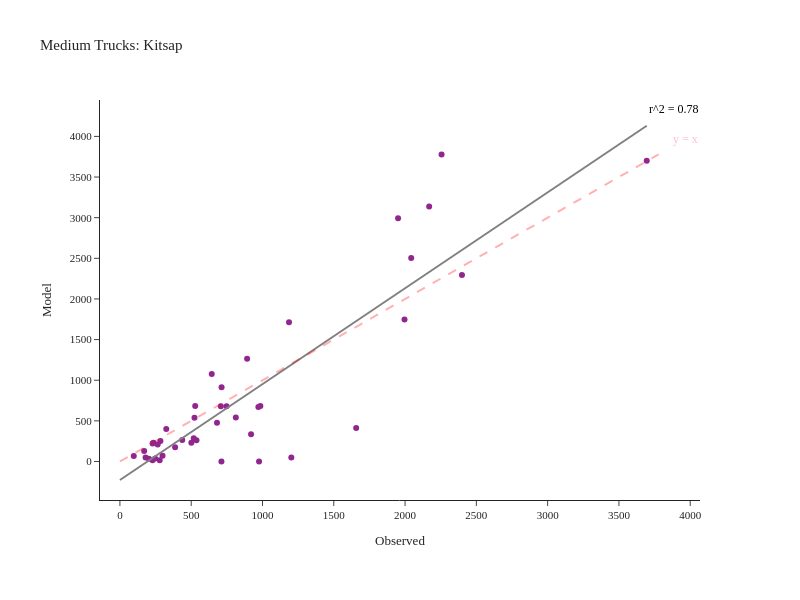

Notebook code cell kept with this figure:
### Code cell
fig = create_truck_chart(df_daily_med, 'Medium', 'Kitsap')
fig.show()

### Figure 1 — Plotly figure (JSON) as saved in the notebook; plotly's stock layout.template omitted (floating-point values rounded to 4 significant figures)
{"data": [{"customdata": [["SR-16  N/O SR-302 NB/SB", "Kitsap"], ["SR-16 N/O SR-160 NB/SB", "Kitsap"], ["SR-16 N/O Tremont NB/SB", "Kitsap"], ["SR-16 S/O SR-3 NB", "Kitsap"], ["SR-104 @ Hood Canal Bridge WB/EB", "Kitsap"], ["SR-104 E/O Hood Canal Bridge WB/EB", "Kitsap"], ["SR-104 N/O Pt Gamble Rd WB/EB", "Kitsap"], ["SR-104 E/O SR-307 WB/EB", "Kitsap"], ["SR-104 E/O Hansville WB/EB", "Kitsap"], ["SR-160 @ SR-16 WB/EB", "Kitsap"], ["SR-160 E/O Long Lake Rd WB/EB", "Kitsap"], ["SR-160 W/O Banner WB/EB", "Kitsap"], ["SR-160 E/O Peterson WB/EB", "Kitsap"], ["SR-160 S/O Southworth Dr WB/EB", "Kitsap"], ["SR-166 E/O SR-16 WB/EB", "Kitsap"], ["SR-3 E/O Sunset Way NB/SB", "Kitsap"], ["SR-3 N/O SR-305 NB/SB", "Kitsap"], ["SR-3 S/O Newberry Hill Rd NB/SB", "Kitsap"], ["SR-3 @ SR-304 NB/SB", "Kitsap"], ["SR-3 NE of SR-16 NB/SB", "Kitsap"], ["SR-3 W/O Lake Flora Rd NB/SB", "Kitsap"], ["SR-303 E/O SR-3 NB/SB", "Kitsap"], ["SR-303 N/O 11th St NB/SB", "Kitsap"], ["SR-303 N/O SR-304 NB/SB", "Kitsap"], ["SR-304 E/O SR-3 WB/EB", "Kitsap"], ["SR-304 W/O Naval WB/EB", "Kitsap"], ["SR-305 W/O SR-307 WB/EB", "Kitsap"], ["SR-305 W/O Suquamish Way WB/EB", "Kitsap"], ["SR-305 N/O Day Rd WB/EB", "Kitsap"], ["SR-305 N/O High School Rd WB/EB", "Kitsap"], ["SR-305 S/O Winslow Way WB/EB", "Kitsap"], ["SR-305 @ Ferry Ramp WB/EB", "Kitsap"], ["SR-307 W/O SR-104 NB/SB", "Kitsap"], ["SR-307 N/O Gunderson NB/SB", "Kitsap"], ["SR-307 S/O Gunderson NB/SB", "Kitsap"], ["SR-307 N/O SR-305 NB/SB", "Kitsap"], ["SR-308 @ SR-3 WB/EB", "Kitsap"], ["SR-308 E/O SR-3 WB/EB", "Kitsap"], ["SR-308 E/O Silverdale Way WB/EB", "Kitsap"], ["SR-308 W/O Brownsville Hwy WB/EB", "Kitsap"], ["SR-310 @ SR-3 WB/EB", "Kitsap"], ["SR-310 W/O Callow WB/EB", "Kitsap"]], "hovertemplate": "Observed=%{x}<br>Model=%{y}<br>location=%{customdata[0]}<br>County=%{customdata[1]}<extra></extra>", "legendgroup": "", "line": {"color": "Grey", "width": 2}, "marker": {"color": "#91268F", "symbol": "circle"}, "mode": "markers", "name": "", "orientation": "v", "showlegend": false, "type": "scatter", "x": [2256, 1951, 2169, 1996, 712, 180, 203, 537, 299, 523, 501, 387, 235, 97, 325, 1202, 1657, 2399, 2043, 3695, 976, 985, 971, 437, 892, 681, 1186, 713, 644, 518, 279, 229, 813, 528, 708, 748, 170, 229, 284, 247, 920, 265], "xaxis": "x", "y": [3778, 2994, 3139, 1748, 0, 50, 33, 262, 71, 539, 231, 174, 231, 68, 400, 50, 412, 2294, 2504, 3699, 0, 682, 671, 265, 1265, 478, 1713, 914, 1076, 287, 14, 14, 541, 684, 681, 681, 130, 221, 252, 38, 336, 210], "yaxis": "y"}, {"hovertemplate": "Observed=%{x}<br>Model=%{y}<extra></extra>", "legendgroup": "", "line": {"color": "Grey", "dash": "solid", "width": 2}, "marker": {"symbol": "circle"}, "mode": "lines", "name": "", "orientation": "v", "showlegend": false, "type": "scatter", "x": [0.0, 37.32, 74.65, 112.0, 149.3, 186.6, 223.9, 261.3, 298.6, 335.9, 373.2, 410.6, 447.9, 485.2, 522.5, 559.8, 597.2, 634.5, 671.8, 709.1, 746.5, 783.8, 821.1, 858.4, 895.8, 933.1, 970.4, 1008.0, 1045.0, 1082.0, 1120.0, 1157.0, 1194.0, 1232.0, 1269.0, 1306.0, 1344.0, 1381.0, 1418.0, 1456.0, 1493.0, 1530.0, 1568.0, 1605.0, 1642.0, 1680.0, 1717.0, 1754.0, 1792.0, 1829.0, 1866.0, 1903.0, 1941.0, 1978.0, 2015.0, 2053.0, 2090.0, 2127.0, 2165.0, 2202.0, 2239.0, 2277.0, 2314.0, 2351.0, 2389.0, 2426.0, 2463.0, 2501.0, 2538.0, 2575.0, 2613.0, 2650.0, 2687.0, 2725.0, 2762.0, 2799.0, 2837.0, 2874.0, 2911.0, 2949.0, 2986.0, 3023.0, 3061.0, 3098.0, 3135.0, 3172.0, 3210.0, 3247.0, 3284.0, 3322.0, 3359.0, 3396.0, 3434.0, 3471.0, 3508.0, 3546.0, 3583.0, 3620.0, 3658.0, 3695.0], "xaxis": "x", "y": [-227.7, -183.7, -139.7, -95.66, -51.64, -7.615, 36.41, 80.43, 124.5, 168.5, 212.5, 256.5, 300.6, 344.6, 388.6, 432.6, 476.6, 520.7, 564.7, 608.7, 652.7, 696.8, 740.8, 784.8, 828.8, 872.9, 916.9, 960.9, 1005.0, 1049.0, 1093.0, 1137.0, 1181.0, 1225.0, 1269.0, 1313.0, 1357.0, 1401.0, 1445.0, 1489.0, 1533.0, 1577.0, 1621.0, 1665.0, 1709.0, 1753.0, 1797.0, 1841.0, 1885.0, 1929.0, 1973.0, 2017.0, 2062.0, 2106.0, 2150.0, 2194.0, 2238.0, 2282.0, 2326.0, 2370.0, 2414.0, 2458.0, 2502.0, 2546.0, 2590.0, 2634.0, 2678.0, 2722.0, 2766.0, 2810.0, 2854.0, 2898.0, 2942.0, 2986.0, 3030.0, 3074.0, 3118.0, 3162.0, 3206.0, 3250.0, 3294.0, 3338.0, 3382.0, 3426.0, 3470.0, 3514.0, 3558.0, 3602.0, 3646.0, 3690.0, 3734.0, 3778.0, 3822.0, 3866.0, 3911.0, 3955.0, 3999.0, 4043.0, 4087.0, 4131.0], "yaxis": "y"}], "layout": {"annotations": [{"align": "right", "font": {"color": "pink", "size": 12}, "showarrow": false, "text": "y = x", "x": 3967.0, "y": 3967.0}, {"align": "right", "font": {"color": "black", "size": 12}, "showarrow": false, "text": "r^2 = 0.78", "x": 3880.0, "y": 4337.0}], "height": 600, "legend": {"tracegroupgap": 0}, "margin": {"b": 100, "l": 100, "r": 100, "t": 100}, "shapes": [{"line": {"color": "Red", "dash": "dash", "width": 2}, "type": "line", "x0": 0, "x1": 3778, "y0": 0, "y1": 3778}], "title": {"text": "Medium Trucks: Kitsap"}, "width": 800, "xaxis": {"anchor": "y", "domain": [0.0, 1.0], "title": {"text": "Observed"}}, "yaxis": {"anchor": "x", "domain": [0.0, 1.0], "title": {"text": "Model"}}}}
